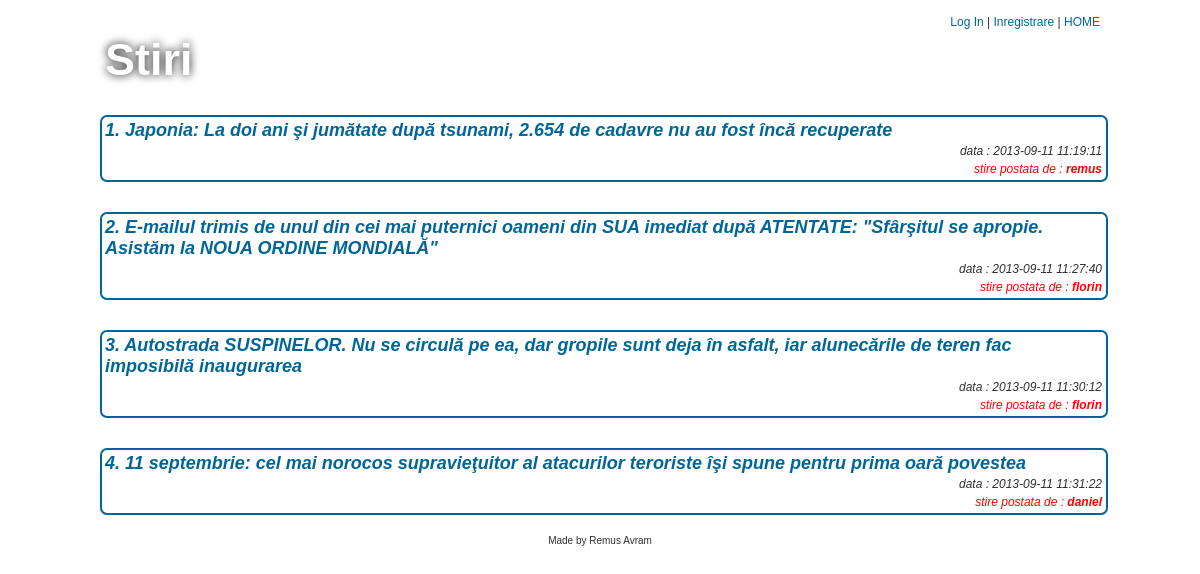
The page / on the database its author committed.
### tables this page shows
CREATE TABLE IF NOT EXISTS `stire` (
  `id_stire` int(11) NOT NULL AUTO_INCREMENT,
  `continut` varchar(250) NOT NULL,
  `detaliu` longtext NOT NULL,
  `data` datetime NOT NULL,
  `id_user` int(11) NOT NULL,
  PRIMARY KEY (`id_stire`)
);

CREATE TABLE IF NOT EXISTS `user` (
  `id_user` int(11) NOT NULL AUTO_INCREMENT,
  `username` varchar(25) NOT NULL,
  `password` varchar(32) NOT NULL,
  PRIMARY KEY (`id_user`)
);

### functii.php (the view, shortened to what this page needs)
<?php
function afisareStiri()
{
	$query=mysql_query("SELECT user.username,stire.continut,stire.data,stire.id_stire
			            FROM user JOIN stire
			            ON user.id_user=stire.id_user
			            ORDER BY stire.data") 	or die (mysql_error());
	if (mysql_num_rows($query)!=0)
	{
		$count=1;
		while($stire = mysql_fetch_array($query))
		{
			$x=$stire['id_stire'];
			echo '<div id="stire"><div id="continut"><a href="comentariu.php?x='.$x.'">
					'.$count.'.  '.$stire['continut'].'</a></div><br/>'.
					'<div id="data"> data : '.$stire['data'].'</div>'.
					'<div id="utilizator"> stire postata de : <strong>'.$stire['username'].'</strong></div><br/>
				  </div>';
			$count++;
		}
	}
	else
	{
		echo ' NU EXISTA STIRI POSTATE ' ;
	}
}
function headerCode()
{
	if(isset($_SESSION['id_user']))
	{
		$id_user=$_SESSION['id_user'];
		$query = mysql_query("SELECT username FROM user WHERE id_user='$id_user' ") or die (mysql_error());
		if($query)
		{
			$user_logat = mysql_fetch_array($query);
		}
		echo '<strong>'.$user_logat['username'].'</strong> | <a href="index.php">HOME</a> | <a href="logout.php">Log Out</a>';
	}
	else
	{
		echo '<a href="login.php">Log In</a> | <a href="inregistrare.php">Inregistrare</a> | <a href="index.php">HOME</a> ';
	}
}
function footerCode()
{
	echo ' Made by Remus Avram';
}
?>

### index.php (shortened to what this page needs)
<?php
include("functii.php");
?>
<!DOCTYPE html>
<html lang="en">
<head>
	<link rel="stylesheet" href="css/main.css">
	<link rel="stylesheet" href="css/stire.css">
</head>
<body>
	<div id="page">
	<header id="header">
			<div id="dreaptasus"><?php headerCode(); ?></div>
	</header><br/>
	<h2>Stiri</h2><br/>
	<section id="listastiri">
			<?php afisareStiri(); ?>
	</section>
	<footer id="footer">
	<?php footerCode()?>
	</footer>
	</div>
</body>
</html>

### css/main.css (style rules this page uses)
* { margin:0px; padding:0px; list-style-type:none; }
body { text-align:center; font-family:Arial; font-size:12px; color:#303030; }
h2 { margin:5px; font-size:45px; color:white; text-shadow:0px 0px 10px #080808; }
a:link { color:#006699; text-decoration:none; }
#page { width:1000px; margin:15px auto 0px; text-align:left; }
#header { float:right; }
#dreaptasus { text-align:right; }
#footer { clear:both; font-size:10px; text-align:center; }

### css/stire.css (style rules this page uses)
#listastiri { display:block; }
#stire { float:left; width:1000px; margin:10px auto 20px; padding:2px; border:2px solid #006699; overflow:auto; border-radius:7px; -moz-border-radius:7px; -webkit-border-radius:7px; }
#continut { color:#006699; font-size:20px; font-style:italic; font-weight:bold; font-style:Comic Sans MS, cursive, sans-serif; text-align:left; float:left; margin:1px; font-size:18px; }
#utilizator { width:1000px; float:right; text-align:right; margin:1px; font-style:italic; font-size:12px; color:#FF0000; padding:1px; }
#data { width:1000px; float:right; text-align:right; margin:1px; font-style:italic; font-size:12px; padding:1px; }

### rows shown on the page
stire: continut "Japonia: La doi ani şi jumătate după tsunami, 2.654 de cadavre nu au fost încă recuperate", data "2013-09-11 11:19:11", id_user.username "remus"
stire: continut "E-mailul trimis de unul din cei mai puternici oameni din SUA imediat după ATENTATE: \"Sfârşitul se apropie. Asistăm la NOUA ORDINE MONDIALĂ\"", data "2013-09-11 11:27:40", id_user.username "florin"
stire: continut "Autostrada SUSPINELOR. Nu se circulă pe ea, dar gropile sunt deja în asfalt, iar alunecările de teren fac imposibilă inaugurarea", data "2013-09-11 11:30:12", id_user.username "florin"
stire: continut "11 septembrie: cel mai norocos supravieţuitor al atacurilor teroriste îşi spune pentru prima oară povestea", data "2013-09-11 11:31:22", id_user.username "daniel"
